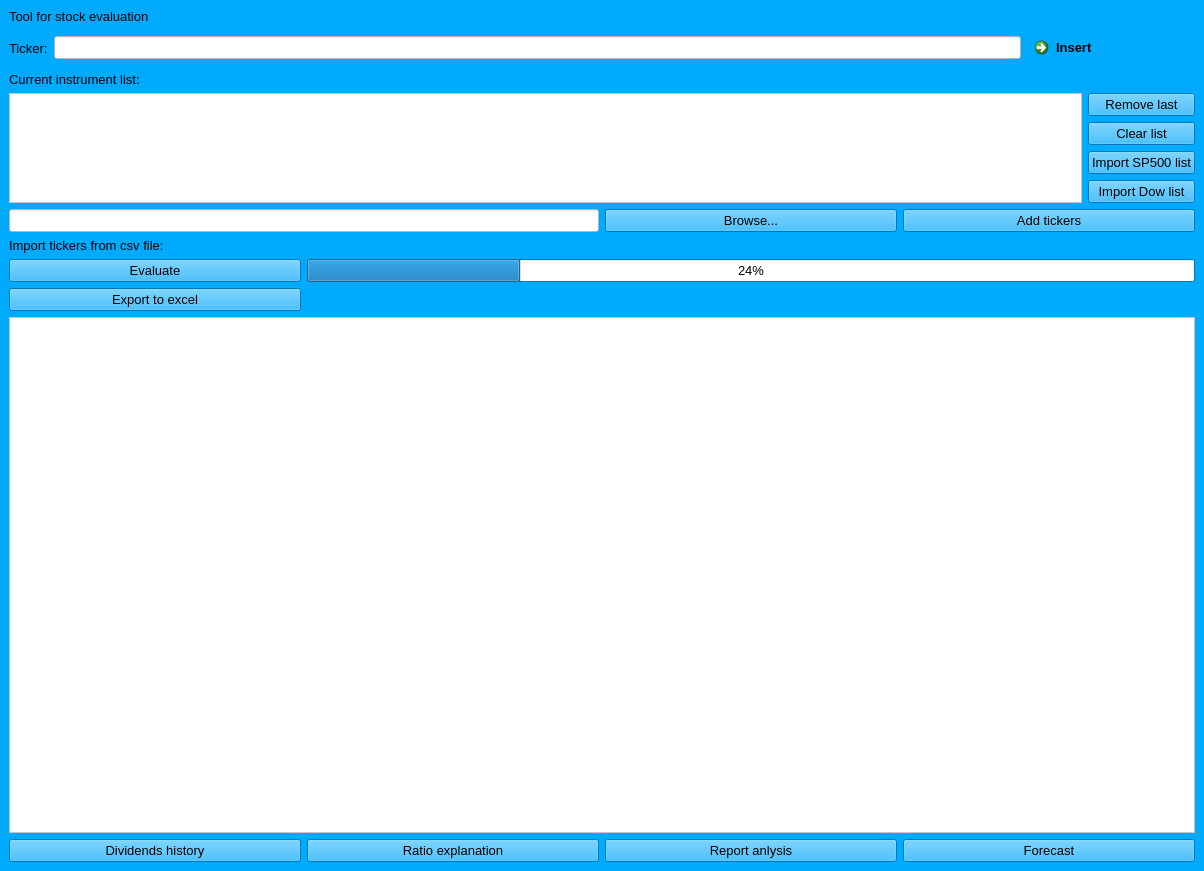
<?xml version="1.0" encoding="UTF-8"?>
<ui version="4.0">
 <class>MainWindow</class>
 <widget class="QMainWindow" name="MainWindow">
  <property name="geometry">
   <rect>
    <x>0</x>
    <y>0</y>
    <width>1204</width>
    <height>871</height>
   </rect>
  </property>
  <property name="palette">
   <palette>
    <active>
     <colorrole role="WindowText">
      <brush brushstyle="SolidPattern">
       <color alpha="255">
        <red>0</red>
        <green>0</green>
        <blue>0</blue>
       </color>
      </brush>
     </colorrole>
     <colorrole role="Button">
      <brush brushstyle="SolidPattern">
       <color alpha="255">
        <red>0</red>
        <green>170</green>
        <blue>255</blue>
       </color>
      </brush>
     </colorrole>
     <colorrole role="Light">
      <brush brushstyle="SolidPattern">
       <color alpha="255">
        <red>127</red>
        <green>212</green>
        <blue>255</blue>
       </color>
      </brush>
     </colorrole>
     <colorrole role="Midlight">
      <brush brushstyle="SolidPattern">
       <color alpha="255">
        <red>63</red>
        <green>191</green>
        <blue>255</blue>
       </color>
      </brush>
     </colorrole>
     <colorrole role="Dark">
      <brush brushstyle="SolidPattern">
       <color alpha="255">
        <red>0</red>
        <green>85</green>
        <blue>127</blue>
       </color>
      </brush>
     </colorrole>
     <colorrole role="Mid">
      <brush brushstyle="SolidPattern">
       <color alpha="255">
        <red>0</red>
        <green>113</green>
        <blue>170</blue>
       </color>
      </brush>
     </colorrole>
     <colorrole role="Text">
      <brush brushstyle="SolidPattern">
       <color alpha="255">
        <red>0</red>
        <green>0</green>
        <blue>0</blue>
       </color>
      </brush>
     </colorrole>
     <colorrole role="BrightText">
      <brush brushstyle="SolidPattern">
       <color alpha="255">
        <red>255</red>
        <green>255</green>
        <blue>255</blue>
       </color>
      </brush>
     </colorrole>
     <colorrole role="ButtonText">
      <brush brushstyle="SolidPattern">
       <color alpha="255">
        <red>0</red>
        <green>0</green>
        <blue>0</blue>
       </color>
      </brush>
     </colorrole>
     <colorrole role="Base">
      <brush brushstyle="SolidPattern">
       <color alpha="255">
        <red>255</red>
        <green>255</green>
        <blue>255</blue>
       </color>
      </brush>
     </colorrole>
     <colorrole role="Window">
      <brush brushstyle="SolidPattern">
       <color alpha="255">
        <red>0</red>
        <green>170</green>
        <blue>255</blue>
       </color>
      </brush>
     </colorrole>
     <colorrole role="Shadow">
      <brush brushstyle="SolidPattern">
       <color alpha="255">
        <red>0</red>
        <green>0</green>
        <blue>0</blue>
       </color>
      </brush>
     </colorrole>
     <colorrole role="AlternateBase">
      <brush brushstyle="SolidPattern">
       <color alpha="255">
        <red>127</red>
        <green>212</green>
        <blue>255</blue>
       </color>
      </brush>
     </colorrole>
     <colorrole role="ToolTipBase">
      <brush brushstyle="SolidPattern">
       <color alpha="255">
        <red>255</red>
        <green>255</green>
        <blue>220</blue>
       </color>
      </brush>
     </colorrole>
     <colorrole role="ToolTipText">
      <brush brushstyle="SolidPattern">
       <color alpha="255">
        <red>0</red>
        <green>0</green>
        <blue>0</blue>
       </color>
      </brush>
     </colorrole>
     <colorrole role="PlaceholderText">
      <brush brushstyle="SolidPattern">
       <color alpha="128">
        <red>0</red>
        <green>0</green>
        <blue>0</blue>
       </color>
      </brush>
     </colorrole>
    </active>
    <inactive>
     <colorrole role="WindowText">
      <brush brushstyle="SolidPattern">
       <color alpha="255">
        <red>0</red>
        <green>0</green>
        <blue>0</blue>
       </color>
      </brush>
     </colorrole>
     <colorrole role="Button">
      <brush brushstyle="SolidPattern">
       <color alpha="255">
        <red>0</red>
        <green>170</green>
        <blue>255</blue>
       </color>
      </brush>
     </colorrole>
     <colorrole role="Light">
      <brush brushstyle="SolidPattern">
       <color alpha="255">
        <red>127</red>
        <green>212</green>
        <blue>255</blue>
       </color>
      </brush>
     </colorrole>
     <colorrole role="Midlight">
      <brush brushstyle="SolidPattern">
       <color alpha="255">
        <red>63</red>
        <green>191</green>
        <blue>255</blue>
       </color>
      </brush>
     </colorrole>
     <colorrole role="Dark">
      <brush brushstyle="SolidPattern">
       <color alpha="255">
        <red>0</red>
        <green>85</green>
        <blue>127</blue>
       </color>
      </brush>
     </colorrole>
     <colorrole role="Mid">
      <brush brushstyle="SolidPattern">
       <color alpha="255">
        <red>0</red>
        <green>113</green>
        <blue>170</blue>
       </color>
      </brush>
     </colorrole>
     <colorrole role="Text">
      <brush brushstyle="SolidPattern">
       <color alpha="255">
        <red>0</red>
        <green>0</green>
        <blue>0</blue>
       </color>
      </brush>
     </colorrole>
     <colorrole role="BrightText">
      <brush brushstyle="SolidPattern">
       <color alpha="255">
        <red>255</red>
        <green>255</green>
        <blue>255</blue>
       </color>
      </brush>
     </colorrole>
     <colorrole role="ButtonText">
      <brush brushstyle="SolidPattern">
       <color alpha="255">
        <red>0</red>
        <green>0</green>
        <blue>0</blue>
       </color>
      </brush>
     </colorrole>
     <colorrole role="Base">
      <brush brushstyle="SolidPattern">
       <color alpha="255">
        <red>255</red>
        <green>255</green>
        <blue>255</blue>
       </color>
      </brush>
     </colorrole>
     <colorrole role="Window">
      <brush brushstyle="SolidPattern">
       <color alpha="255">
        <red>0</red>
        <green>170</green>
        <blue>255</blue>
       </color>
      </brush>
     </colorrole>
     <colorrole role="Shadow">
      <brush brushstyle="SolidPattern">
       <color alpha="255">
        <red>0</red>
        <green>0</green>
        <blue>0</blue>
       </color>
      </brush>
     </colorrole>
     <colorrole role="AlternateBase">
      <brush brushstyle="SolidPattern">
       <color alpha="255">
        <red>127</red>
        <green>212</green>
        <blue>255</blue>
       </color>
      </brush>
     </colorrole>
     <colorrole role="ToolTipBase">
      <brush brushstyle="SolidPattern">
       <color alpha="255">
        <red>255</red>
        <green>255</green>
        <blue>220</blue>
       </color>
      </brush>
     </colorrole>
     <colorrole role="ToolTipText">
      <brush brushstyle="SolidPattern">
       <color alpha="255">
        <red>0</red>
        <green>0</green>
        <blue>0</blue>
       </color>
      </brush>
     </colorrole>
     <colorrole role="PlaceholderText">
      <brush brushstyle="SolidPattern">
       <color alpha="128">
        <red>0</red>
        <green>0</green>
        <blue>0</blue>
       </color>
      </brush>
     </colorrole>
    </inactive>
    <disabled>
     <colorrole role="WindowText">
      <brush brushstyle="SolidPattern">
       <color alpha="255">
        <red>0</red>
        <green>85</green>
        <blue>127</blue>
       </color>
      </brush>
     </colorrole>
     <colorrole role="Button">
      <brush brushstyle="SolidPattern">
       <color alpha="255">
        <red>0</red>
        <green>170</green>
        <blue>255</blue>
       </color>
      </brush>
     </colorrole>
     <colorrole role="Light">
      <brush brushstyle="SolidPattern">
       <color alpha="255">
        <red>127</red>
        <green>212</green>
        <blue>255</blue>
       </color>
      </brush>
     </colorrole>
     <colorrole role="Midlight">
      <brush brushstyle="SolidPattern">
       <color alpha="255">
        <red>63</red>
        <green>191</green>
        <blue>255</blue>
       </color>
      </brush>
     </colorrole>
     <colorrole role="Dark">
      <brush brushstyle="SolidPattern">
       <color alpha="255">
        <red>0</red>
        <green>85</green>
        <blue>127</blue>
       </color>
      </brush>
     </colorrole>
     <colorrole role="Mid">
      <brush brushstyle="SolidPattern">
       <color alpha="255">
        <red>0</red>
        <green>113</green>
        <blue>170</blue>
       </color>
      </brush>
     </colorrole>
     <colorrole role="Text">
      <brush brushstyle="SolidPattern">
       <color alpha="255">
        <red>0</red>
        <green>85</green>
        <blue>127</blue>
       </color>
      </brush>
     </colorrole>
     <colorrole role="BrightText">
      <brush brushstyle="SolidPattern">
       <color alpha="255">
        <red>255</red>
        <green>255</green>
        <blue>255</blue>
       </color>
      </brush>
     </colorrole>
     <colorrole role="ButtonText">
      <brush brushstyle="SolidPattern">
       <color alpha="255">
        <red>0</red>
        <green>85</green>
        <blue>127</blue>
       </color>
      </brush>
     </colorrole>
     <colorrole role="Base">
      <brush brushstyle="SolidPattern">
       <color alpha="255">
        <red>0</red>
        <green>170</green>
        <blue>255</blue>
       </color>
      </brush>
     </colorrole>
     <colorrole role="Window">
      <brush brushstyle="SolidPattern">
       <color alpha="255">
        <red>0</red>
        <green>170</green>
        <blue>255</blue>
       </color>
      </brush>
     </colorrole>
     <colorrole role="Shadow">
      <brush brushstyle="SolidPattern">
       <color alpha="255">
        <red>0</red>
        <green>0</green>
        <blue>0</blue>
       </color>
      </brush>
     </colorrole>
     <colorrole role="AlternateBase">
      <brush brushstyle="SolidPattern">
       <color alpha="255">
        <red>0</red>
        <green>170</green>
        <blue>255</blue>
       </color>
      </brush>
     </colorrole>
     <colorrole role="ToolTipBase">
      <brush brushstyle="SolidPattern">
       <color alpha="255">
        <red>255</red>
        <green>255</green>
        <blue>220</blue>
       </color>
      </brush>
     </colorrole>
     <colorrole role="ToolTipText">
      <brush brushstyle="SolidPattern">
       <color alpha="255">
        <red>0</red>
        <green>0</green>
        <blue>0</blue>
       </color>
      </brush>
     </colorrole>
     <colorrole role="PlaceholderText">
      <brush brushstyle="SolidPattern">
       <color alpha="128">
        <red>0</red>
        <green>0</green>
        <blue>0</blue>
       </color>
      </brush>
     </colorrole>
    </disabled>
   </palette>
  </property>
  <property name="font">
   <font>
    <pointsize>10</pointsize>
   </font>
  </property>
  <property name="windowTitle">
   <string>MainWindow</string>
  </property>
  <property name="styleSheet">
   <string notr="true"/>
  </property>
  <widget class="QWidget" name="centralwidget">
   <layout class="QGridLayout" name="gridLayout_4">
    <item row="0" column="0">
     <layout class="QGridLayout" name="gridLayout_3">
      <item row="0" column="0">
       <widget class="QLabel" name="label">
        <property name="styleSheet">
         <string notr="true">font: 14pt &quot;MS Shell Dlg 2&quot;;</string>
        </property>
        <property name="text">
         <string>Tool for stock evaluation</string>
        </property>
       </widget>
      </item>
      <item row="1" column="0">
       <layout class="QHBoxLayout" name="horizontalLayout_2">
        <item>
         <widget class="QLabel" name="label_2">
          <property name="styleSheet">
           <string notr="true">font: 12pt &quot;MS Shell Dlg 2&quot;;</string>
          </property>
          <property name="text">
           <string>Ticker:</string>
          </property>
         </widget>
        </item>
        <item>
         <widget class="QLineEdit" name="InsertField">
          <property name="styleSheet">
           <string notr="true">background-color: rgb(255, 255, 255);</string>
          </property>
         </widget>
        </item>
        <item>
         <widget class="QCommandLinkButton" name="AddTicker">
          <property name="styleSheet">
           <string notr="true"/>
          </property>
          <property name="text">
           <string>Insert </string>
          </property>
         </widget>
        </item>
       </layout>
      </item>
      <item row="2" column="0">
       <widget class="QLabel" name="label_3">
        <property name="styleSheet">
         <string notr="true">font: 12pt &quot;MS Shell Dlg 2&quot;;</string>
        </property>
        <property name="text">
         <string>Current instrument list:</string>
        </property>
       </widget>
      </item>
      <item row="3" column="0">
       <layout class="QGridLayout" name="gridLayout_2">
        <item row="0" column="0" rowspan="4">
         <widget class="QTextBrowser" name="textBrowser">
          <property name="styleSheet">
           <string notr="true">background-color: rgb(255, 255, 255);
font: 12pt &quot;MS Shell Dlg 2&quot;;</string>
          </property>
         </widget>
        </item>
        <item row="0" column="1">
         <widget class="QPushButton" name="RemoveLastButton">
          <property name="styleSheet">
           <string notr="true"/>
          </property>
          <property name="text">
           <string>Remove last</string>
          </property>
         </widget>
        </item>
        <item row="1" column="1">
         <widget class="QPushButton" name="ClearButton">
          <property name="styleSheet">
           <string notr="true"/>
          </property>
          <property name="text">
           <string>Clear list</string>
          </property>
         </widget>
        </item>
        <item row="2" column="1">
         <widget class="QPushButton" name="SPButton">
          <property name="styleSheet">
           <string notr="true"/>
          </property>
          <property name="text">
           <string>Import SP500 list</string>
          </property>
         </widget>
        </item>
        <item row="3" column="1">
         <widget class="QPushButton" name="DowButton">
          <property name="styleSheet">
           <string notr="true"/>
          </property>
          <property name="text">
           <string>Import Dow list</string>
          </property>
         </widget>
        </item>
       </layout>
      </item>
      <item row="4" column="0">
       <layout class="QGridLayout" name="gridLayout">
        <item row="0" column="0" colspan="2">
         <widget class="QLineEdit" name="DirectoryPath">
          <property name="styleSheet">
           <string notr="true">background-color: rgb(255, 255, 255);</string>
          </property>
         </widget>
        </item>
        <item row="0" column="2">
         <widget class="QPushButton" name="BrowseButton">
          <property name="styleSheet">
           <string notr="true"/>
          </property>
          <property name="text">
           <string>Browse...</string>
          </property>
         </widget>
        </item>
        <item row="0" column="3">
         <widget class="QPushButton" name="ImportButton">
          <property name="styleSheet">
           <string notr="true"/>
          </property>
          <property name="text">
           <string>Add tickers</string>
          </property>
         </widget>
        </item>
        <item row="1" column="0" colspan="3">
         <widget class="QLabel" name="label_4">
          <property name="styleSheet">
           <string notr="true">font: 12pt &quot;MS Shell Dlg 2&quot;;</string>
          </property>
          <property name="text">
           <string>Import tickers from csv file:</string>
          </property>
         </widget>
        </item>
        <item row="2" column="0">
         <widget class="QPushButton" name="EvaluateButton">
          <property name="styleSheet">
           <string notr="true"/>
          </property>
          <property name="text">
           <string>Evaluate</string>
          </property>
         </widget>
        </item>
        <item row="2" column="1" colspan="3">
         <widget class="QProgressBar" name="EvaluationProgress">
          <property name="value">
           <number>24</number>
          </property>
         </widget>
        </item>
        <item row="3" column="0">
         <widget class="QPushButton" name="ExportButton">
          <property name="styleSheet">
           <string notr="true"/>
          </property>
          <property name="text">
           <string>Export to excel</string>
          </property>
         </widget>
        </item>
       </layout>
      </item>
      <item row="5" column="0">
       <widget class="QTableView" name="tableView">
        <property name="styleSheet">
         <string notr="true">background-color: rgb(255, 255, 255);</string>
        </property>
       </widget>
      </item>
      <item row="6" column="0">
       <layout class="QHBoxLayout" name="horizontalLayout">
        <item>
         <widget class="QPushButton" name="DivButton">
          <property name="styleSheet">
           <string notr="true"/>
          </property>
          <property name="text">
           <string>Dividends history</string>
          </property>
         </widget>
        </item>
        <item>
         <widget class="QPushButton" name="WikiButton">
          <property name="styleSheet">
           <string notr="true"/>
          </property>
          <property name="text">
           <string>Ratio explanation</string>
          </property>
         </widget>
        </item>
        <item>
         <widget class="QPushButton" name="reportButton">
          <property name="text">
           <string>Report anlysis</string>
          </property>
         </widget>
        </item>
        <item>
         <widget class="QPushButton" name="ForecastButton">
          <property name="styleSheet">
           <string notr="true"/>
          </property>
          <property name="text">
           <string>Forecast</string>
          </property>
         </widget>
        </item>
       </layout>
      </item>
     </layout>
    </item>
   </layout>
  </widget>
 </widget>
 <resources/>
 <connections/>
</ui>
